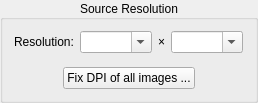
    <widget class="CollapsibleGroupBox" name="sourceDpiGroup">
     <property name="title">
      <string>Source Resolution</string>
     </property>
     <property name="alignment">
      <set>Qt::AlignCenter</set>
     </property>
     <layout class="QVBoxLayout" name="sourceDpiGroupLayout">
      <item>
       <layout class="QHBoxLayout" name="sourceDpiLayout">
        <item>
         <widget class="QLabel" name="sourceDpiLabel">
          <property name="toolTip">
           <string>Resolution of the scanned image (horizontal × vertical). It applies right away to the whole image, so to both pages of a split scan. Sizes and margins in millimetres or inches depend on it.</string>
          </property>
          <property name="text">
           <string>Resolution:</string>
          </property>
         </widget>
        </item>
        <item>
         <widget class="QComboBox" name="sourceXDpi">
          <property name="sizePolicy">
           <sizepolicy hsizetype="Fixed" vsizetype="Fixed">
            <horstretch>0</horstretch>
            <verstretch>0</verstretch>
           </sizepolicy>
          </property>
          <property name="editable">
           <bool>true</bool>
          </property>
         </widget>
        </item>
        <item>
         <widget class="QLabel" name="sourceDpiTimesLabel">
          <property name="text">
           <string notr="true">×</string>
          </property>
         </widget>
        </item>
        <item>
         <widget class="QComboBox" name="sourceYDpi">
          <property name="sizePolicy">
           <sizepolicy hsizetype="Fixed" vsizetype="Fixed">
            <horstretch>0</horstretch>
            <verstretch>0</verstretch>
           </sizepolicy>
          </property>
          <property name="editable">
           <bool>true</bool>
          </property>
         </widget>
        </item>
        <item>
         <spacer name="sourceDpiSpacerRight">
          <property name="orientation">
           <enum>Qt::Horizontal</enum>
          </property>
          <property name="sizeHint" stdset="0">
           <size>
            <width>1</width>
            <height>1</height>
           </size>
          </property>
         </spacer>
        </item>
       </layout>
      </item>
      <item>
       <layout class="QHBoxLayout" name="fixDpiLayout">
        <property name="topMargin">
         <number>8</number>
        </property>
        <item>
         <spacer name="fixDpiSpacerLeft">
          <property name="orientation">
           <enum>Qt::Horizontal</enum>
          </property>
          <property name="sizeHint" stdset="0">
           <size>
            <width>1</width>
            <height>1</height>
           </size>
          </property>
         </spacer>
        </item>
        <item>
         <widget class="QPushButton" name="fixDpiBtn">
          <property name="minimumSize">
           <size>
            <width>120</width>
            <height>0</height>
           </size>
          </property>
          <property name="toolTip">
           <string>Opens a window with the DPI of all images of the project, where you can check and correct them. The same as Tools &gt; Fix DPI of All Images ...</string>
          </property>
          <property name="text">
           <string>Fix DPI of all images ...</string>
          </property>
         </widget>
        </item>
        <item>
         <spacer name="fixDpiSpacerRight">
          <property name="orientation">
           <enum>Qt::Horizontal</enum>
          </property>
          <property name="sizeHint" stdset="0">
           <size>
            <width>1</width>
            <height>1</height>
           </size>
          </property>
         </spacer>
        </item>
       </layout>
      </item>
     </layout>
    </widget>
